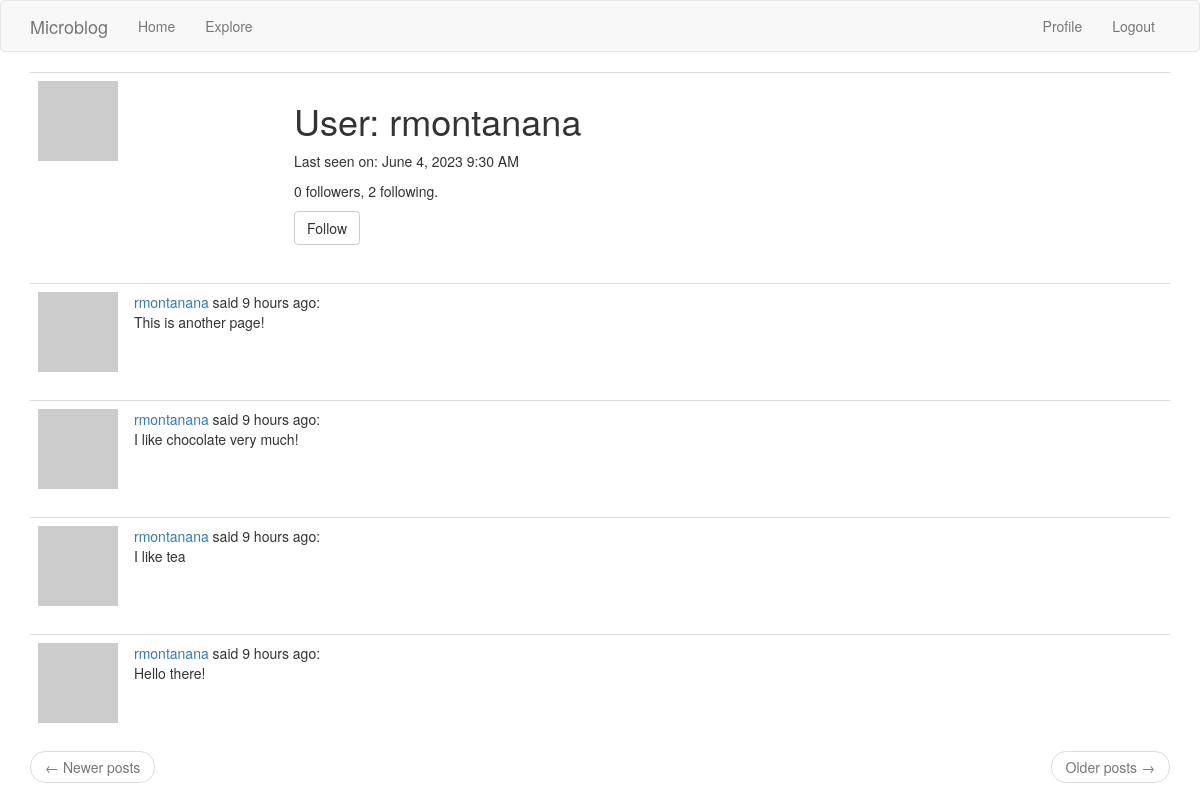
The page /user/rmontanana (signed in) on the database its author committed.
### app/models.py (models this page shows, shortened)
class User(UserMixin, db.Model):
    id = db.Column(db.Integer, primary_key=True)
    username = db.Column(db.String(64), index=True, unique=True)
    email = db.Column(db.String(120), index=True, unique=True)
    password_hash = db.Column(db.String(128))
    posts = db.relationship("Post", backref="author", lazy="dynamic")
    about_me = db.Column(db.String(140))
    last_seen = db.Column(db.DateTime, default=datetime.utcnow)
    followed = db.relationship(
        "User",
        secondary=followers,
        primaryjoin=(followers.c.follower_id == id),
        secondaryjoin=(followers.c.followed_id == id),
        backref=db.backref("followers", lazy="dynamic"),
        lazy="dynamic",
    )
    def avatar(self, size):
        digest = md5(self.email.lower().encode("utf-8")).hexdigest()
        return "https://www.gravatar.com/avatar/{}?d=identicon&s={}".format(
            digest, size
        )
    def is_following(self, user):
        return (
            self.followed.filter(followers.c.followed_id == user.id).count()
            > 0
        )

class Post(db.Model):
    id = db.Column(db.Integer, primary_key=True)
    body = db.Column(db.String(140))
    timestamp = db.Column(db.DateTime, index=True, default=datetime.utcnow)
    user_id = db.Column(db.Integer, db.ForeignKey("user.id"))

### app/routes.py (the view)
@app.route("/user/<username>")
@login_required
def user(username):
    user = User.query.filter_by(username=username).first_or_404()
    page = request.args.get("page", 1, type=int)
    posts = user.posts.order_by(Post.timestamp.desc()).paginate(
        page=page, per_page=app.config["POSTS_PER_PAGE"], error_out=False
    )
    next_url = (
        url_for("user", username=user.username, page=posts.next_num)
        if posts.has_next
        else None
    )
    prev_url = (
        url_for("user", username=user.username, page=posts.prev_num)
        if posts.has_prev
        else None
    )
    form = EmptyForm()
    return render_template(
        "user.html",
        user=user,
        posts=posts.items,
        next_url=next_url,
        prev_url=prev_url,
        form=form,
    )

### app/forms.py
class EmptyForm(FlaskForm):
    submit = SubmitField("Submit")

### app/models.py (called while the page is built)
@login.user_loader
def load_user(id):
    return User.query.get(int(id))

### app/routes.py (called while the page is built)
@app.before_request
def before_request():
    if current_user.is_authenticated:
        current_user.last_seen = datetime.utcnow()
        db.session.commit()

### app/templates/user.html (shortened to what this page needs)
{% extends "base.html" %}
{% block app_content %}
    <table class="table table-hover">
        <tr>
            <td width="256px"><img src="{{ user.avatar(256) }}"></td>
            <td>
                <h1>User: {{ user.username }}</h1>
                {% if user.last_seen %}
                <p>Last seen on: {{ moment(user.last_seen).format('LLL') }}</p>
                {% endif %}
                <p>{{ user.followers.count() }} followers, {{ user.followed.count() }} following.</p>
                {% if user == current_user %}
                <p><a href="{{ url_for('edit_profile') }}">Edit your profile</a></p>
                {% elif not current_user.is_following(user) %}
                <p>
                    <form action="{{ url_for('follow', username=user.username) }}" method="post">
                        {{ form.submit(value='Follow', class_='btn btn-default') }}
                    </form>
                </p>
                {% endif %}
            </td>
        </tr>
    </table>
    {% for post in posts %}
        {% include '_post.html' %}
    {% endfor %}
    <nav aria-label="...">
        <ul class="pager">
            <li class="previous{% if not prev_url %} disabled{% endif %}">
                <a href="{{ prev_url or '#' }}">
                    <span aria-hidden="true">&larr;</span> Newer posts
                </a>
            </li>
            <li class="next{% if not next_url %} disabled{% endif %}">
                <a href="{{ next_url or '#' }}">
                    Older posts <span aria-hidden="true">&rarr;</span>
                </a>
            </li>
        </ul>
    </nav>
{% endblock %}

### app/templates/_post.html
<table class="table table-hover">
  <tr>
      <td width="70px">
          <a href="{{ url_for('user', username=post.author.username) }}">
              <img src="{{ post.author.avatar(70) }}" />
          </a>
      </td>
      <td>
        <a href="{{ url_for('user', username=post.author.username) }}">
          {{ post.author.username }}
        </a>
        said {{ moment(post.timestamp).fromNow() }}:
        <br>
        {{ post.body }}
      </td>
  </tr>
</table>

### rows shown on the page
User: username "rmontanana", last_seen "June 4, 2023 9:30 AM"
Post: author.username "rmontanana", timestamp "9 hours ago", body "This is another page!"
Post: author.username "rmontanana", timestamp "9 hours ago", body "I like chocolate very much!"
Post: author.username "rmontanana", timestamp "9 hours ago", body "I like tea"
Post: author.username "rmontanana", timestamp "9 hours ago", body "Hello there!"

### other values the page prints
{{ user.followers.count() }} "0"
{{ user.followed.count() }} "2"
